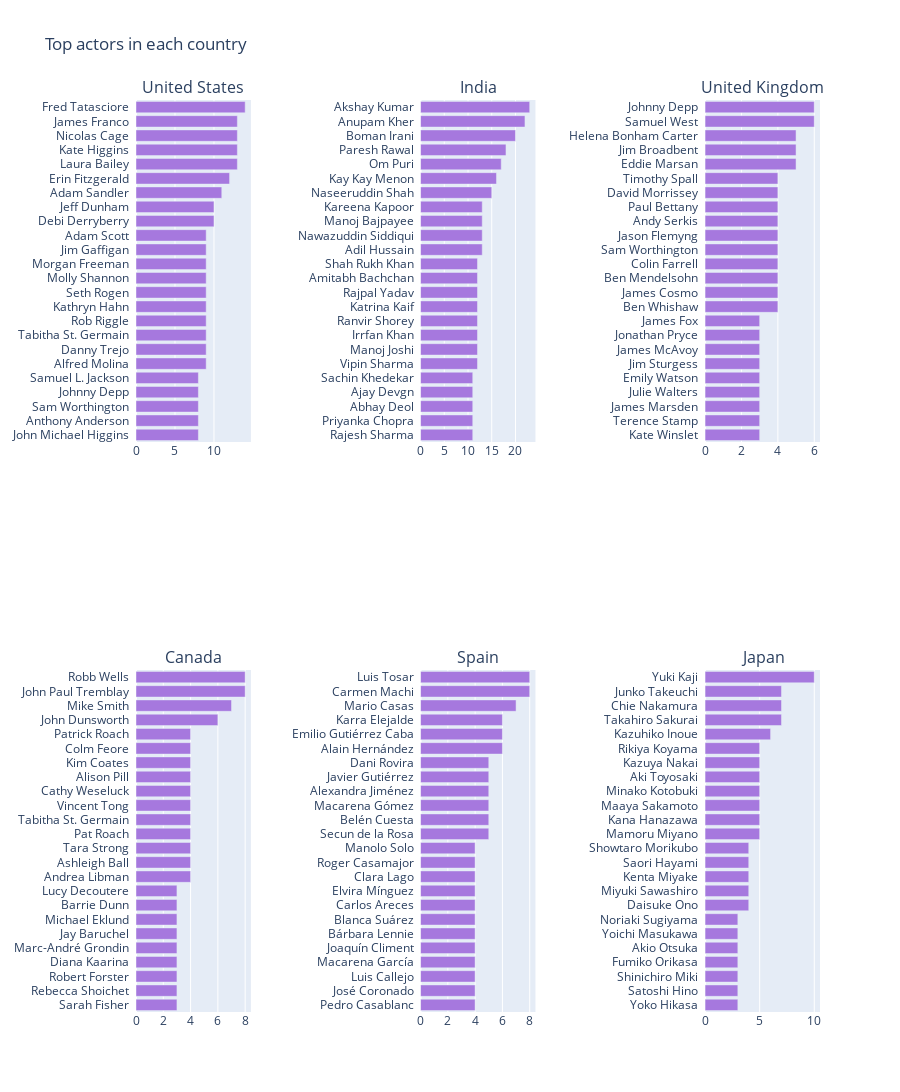

Write notebook code for a chart like this one.
### Code cell
from collections import Counter
from matplotlib import pyplot as plt

def country_trace(country, flag = "movie"):
    df["from_us"] = df['country'].fillna("").apply(lambda x : 1 if country.lower() in x.lower() else 0)
    small = df[df["from_us"] == 1]
    if flag == "movie":
        small = small[small["duration"] != ""]
    else:
        small = small[small["season_count"] != ""]
    cast = ", ".join(small['cast'].fillna("")).split(", ")
    tags = Counter(cast).most_common(25)
    tags = [_ for _ in tags if "" != _[0]]

    labels, values = [_[0]+"  " for _ in tags], [_[1] for _ in tags]
    trace = go.Bar(y=labels[::-1], x=values[::-1], orientation="h", name="", marker=dict(color="#a678de"))
    return trace

from plotly.subplots import make_subplots
traces = []
titles = ["United States", "","India","", "United Kingdom", "Canada","", "Spain","", "Japan"]
for title in titles:
    if title != "":
        traces.append(country_trace(title))

fig = make_subplots(rows=2, cols=5, subplot_titles=titles)
fig.add_trace(traces[0], 1,1)
fig.add_trace(traces[1], 1,3)
fig.add_trace(traces[2], 1,5)
fig.add_trace(traces[3], 2,1)
fig.add_trace(traces[4], 2,3)
fig.add_trace(traces[5], 2,5)

fig.update_layout(title="Top actors in each country",height=1200, showlegend=False)
fig.show()

### Figure 1 — Plotly figure (JSON) as saved in the notebook; plotly's stock layout.template omitted (floating-point values rounded to 4 significant figures)
{"data": [{"marker": {"color": "#a678de"}, "name": "", "orientation": "h", "type": "bar", "x": [8, 8, 8, 8, 8, 9, 9, 9, 9, 9, 9, 9, 9, 9, 9, 10, 10, 11, 12, 13, 13, 13, 13, 14], "xaxis": "x", "y": ["John Michael Higgins  ", "Anthony Anderson  ", "Sam Worthington  ", "Johnny Depp  ", "Samuel L. Jackson  ", "Alfred Molina  ", "Danny Trejo  ", "Tabitha St. Germain  ", "Rob Riggle  ", "Kathryn Hahn  ", "Seth Rogen  ", "Molly Shannon  ", "Morgan Freeman  ", "Jim Gaffigan  ", "Adam Scott  ", "Debi Derryberry  ", "Jeff Dunham  ", "Adam Sandler  ", "Erin Fitzgerald  ", "Laura Bailey  ", "Kate Higgins  ", "Nicolas Cage  ", "James Franco  ", "Fred Tatasciore  "], "yaxis": "y"}, {"marker": {"color": "#a678de"}, "name": "", "orientation": "h", "type": "bar", "x": [11, 11, 11, 11, 11, 12, 12, 12, 12, 12, 12, 12, 12, 13, 13, 13, 13, 15, 16, 17, 18, 20, 22, 23], "xaxis": "x3", "y": ["Rajesh Sharma  ", "Priyanka Chopra  ", "Abhay Deol  ", "Ajay Devgn  ", "Sachin Khedekar  ", "Vipin Sharma  ", "Manoj Joshi  ", "Irrfan Khan  ", "Ranvir Shorey  ", "Katrina Kaif  ", "Rajpal Yadav  ", "Amitabh Bachchan  ", "Shah Rukh Khan  ", "Adil Hussain  ", "Nawazuddin Siddiqui  ", "Manoj Bajpayee  ", "Kareena Kapoor  ", "Naseeruddin Shah  ", "Kay Kay Menon  ", "Om Puri  ", "Paresh Rawal  ", "Boman Irani  ", "Anupam Kher  ", "Akshay Kumar  "], "yaxis": "y3"}, {"marker": {"color": "#a678de"}, "name": "", "orientation": "h", "type": "bar", "x": [3, 3, 3, 3, 3, 3, 3, 3, 3, 4, 4, 4, 4, 4, 4, 4, 4, 4, 4, 5, 5, 5, 6, 6], "xaxis": "x5", "y": ["Kate Winslet  ", "Terence Stamp  ", "James Marsden  ", "Julie Walters  ", "Emily Watson  ", "Jim Sturgess  ", "James McAvoy  ", "Jonathan Pryce  ", "James Fox  ", "Ben Whishaw  ", "James Cosmo  ", "Ben Mendelsohn  ", "Colin Farrell  ", "Sam Worthington  ", "Jason Flemyng  ", "Andy Serkis  ", "Paul Bettany  ", "David Morrissey  ", "Timothy Spall  ", "Eddie Marsan  ", "Jim Broadbent  ", "Helena Bonham Carter  ", "Samuel West  ", "Johnny Depp  "], "yaxis": "y5"}, {"marker": {"color": "#a678de"}, "name": "", "orientation": "h", "type": "bar", "x": [3, 3, 3, 3, 3, 3, 3, 3, 3, 4, 4, 4, 4, 4, 4, 4, 4, 4, 4, 4, 6, 7, 8, 8], "xaxis": "x6", "y": ["Sarah Fisher  ", "Rebecca Shoichet  ", "Robert Forster  ", "Diana Kaarina  ", "Marc-André Grondin  ", "Jay Baruchel  ", "Michael Eklund  ", "Barrie Dunn  ", "Lucy Decoutere  ", "Andrea Libman  ", "Ashleigh Ball  ", "Tara Strong  ", "Pat Roach  ", "Tabitha St. Germain  ", "Vincent Tong  ", "Cathy Weseluck  ", "Alison Pill  ", "Kim Coates  ", "Colm Feore  ", "Patrick Roach  ", "John Dunsworth  ", "Mike Smith  ", "John Paul Tremblay  ", "Robb Wells  "], "yaxis": "y6"}, {"marker": {"color": "#a678de"}, "name": "", "orientation": "h", "type": "bar", "x": [4, 4, 4, 4, 4, 4, 4, 4, 4, 4, 4, 4, 5, 5, 5, 5, 5, 5, 6, 6, 6, 7, 8, 8], "xaxis": "x8", "y": ["Pedro Casablanc  ", "José Coronado  ", "Luis Callejo  ", "Macarena García  ", "Joaquín Climent  ", "Bárbara Lennie  ", "Blanca Suárez  ", "Carlos Areces  ", "Elvira Mínguez  ", "Clara Lago  ", "Roger Casamajor  ", "Manolo Solo  ", "Secun de la Rosa  ", "Belén Cuesta  ", "Macarena Gómez  ", "Alexandra Jiménez  ", "Javier Gutiérrez  ", "Dani Rovira  ", "Alain Hernández  ", "Emilio Gutiérrez Caba  ", "Karra Elejalde  ", "Mario Casas  ", "Carmen Machi  ", "Luis Tosar  "], "yaxis": "y8"}, {"marker": {"color": "#a678de"}, "name": "", "orientation": "h", "type": "bar", "x": [3, 3, 3, 3, 3, 3, 3, 4, 4, 4, 4, 4, 5, 5, 5, 5, 5, 5, 5, 6, 7, 7, 7, 10], "xaxis": "x10", "y": ["Yoko Hikasa  ", "Satoshi Hino  ", "Shinichiro Miki  ", "Fumiko Orikasa  ", "Akio Otsuka  ", "Yoichi Masukawa  ", "Noriaki Sugiyama  ", "Daisuke Ono  ", "Miyuki Sawashiro  ", "Kenta Miyake  ", "Saori Hayami  ", "Showtaro Morikubo  ", "Mamoru Miyano  ", "Kana Hanazawa  ", "Maaya Sakamoto  ", "Minako Kotobuki  ", "Aki Toyosaki  ", "Kazuya Nakai  ", "Rikiya Koyama  ", "Kazuhiko Inoue  ", "Takahiro Sakurai  ", "Chie Nakamura  ", "Junko Takeuchi  ", "Yuki Kaji  "], "yaxis": "y10"}], "layout": {"annotations": [{"font": {"size": 16}, "showarrow": false, "text": "United States", "x": 0.084, "xanchor": "center", "xref": "paper", "y": 1, "yanchor": "bottom", "yref": "paper"}, {"font": {"size": 16}, "showarrow": false, "text": "India", "x": 0.5, "xanchor": "center", "xref": "paper", "y": 1, "yanchor": "bottom", "yref": "paper"}, {"font": {"size": 16}, "showarrow": false, "text": "United Kingdom", "x": 0.916, "xanchor": "center", "xref": "paper", "y": 1, "yanchor": "bottom", "yref": "paper"}, {"font": {"size": 16}, "showarrow": false, "text": "Canada", "x": 0.084, "xanchor": "center", "xref": "paper", "y": 0.375, "yanchor": "bottom", "yref": "paper"}, {"font": {"size": 16}, "showarrow": false, "text": "Spain", "x": 0.5, "xanchor": "center", "xref": "paper", "y": 0.375, "yanchor": "bottom", "yref": "paper"}, {"font": {"size": 16}, "showarrow": false, "text": "Japan", "x": 0.916, "xanchor": "center", "xref": "paper", "y": 0.375, "yanchor": "bottom", "yref": "paper"}], "height": 1200, "showlegend": false, "title": {"text": "Top actors in each country"}, "xaxis": {"anchor": "y", "domain": [0, 0.168]}, "xaxis10": {"anchor": "y10", "domain": [0.832, 1]}, "xaxis2": {"anchor": "y2", "domain": [0.208, 0.376]}, "xaxis3": {"anchor": "y3", "domain": [0.416, 0.584]}, "xaxis4": {"anchor": "y4", "domain": [0.624, 0.792]}, "xaxis5": {"anchor": "y5", "domain": [0.832, 1]}, "xaxis6": {"anchor": "y6", "domain": [0, 0.168]}, "xaxis7": {"anchor": "y7", "domain": [0.208, 0.376]}, "xaxis8": {"anchor": "y8", "domain": [0.416, 0.584]}, "xaxis9": {"anchor": "y9", "domain": [0.624, 0.792]}, "yaxis": {"anchor": "x", "domain": [0.625, 1]}, "yaxis10": {"anchor": "x10", "domain": [0, 0.375]}, "yaxis2": {"anchor": "x2", "domain": [0.625, 1]}, "yaxis3": {"anchor": "x3", "domain": [0.625, 1]}, "yaxis4": {"anchor": "x4", "domain": [0.625, 1]}, "yaxis5": {"anchor": "x5", "domain": [0.625, 1]}, "yaxis6": {"anchor": "x6", "domain": [0, 0.375]}, "yaxis7": {"anchor": "x7", "domain": [0, 0.375]}, "yaxis8": {"anchor": "x8", "domain": [0, 0.375]}, "yaxis9": {"anchor": "x9", "domain": [0, 0.375]}}}
